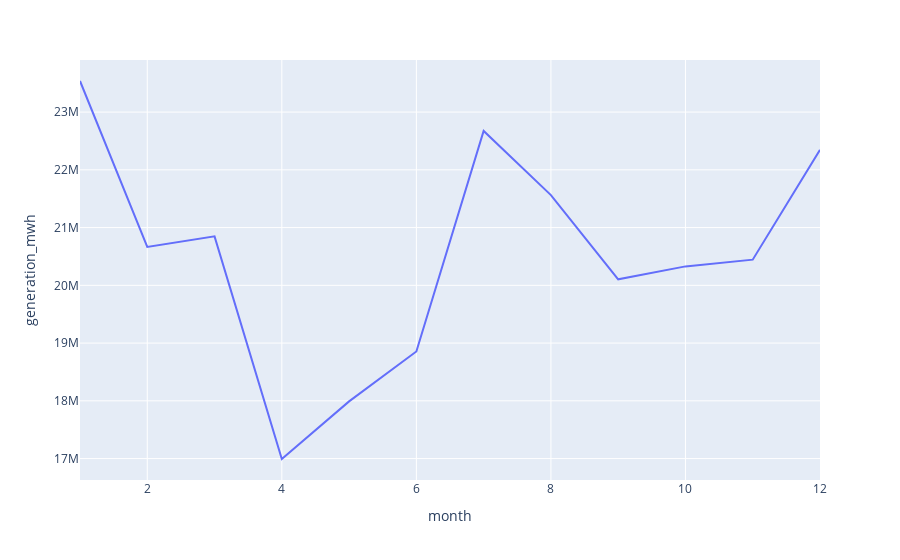

Source (notebook cell):
### Code cell
px.line(data_frame = month, x = 'month', y= 'generation_mwh')

### Figure 1 — Plotly figure (JSON) as saved in the notebook; plotly's stock layout.template omitted (floating-point values rounded to 4 significant figures)
{"data": [{"hovertemplate": "month=%{x}<br>generation_mwh=%{y}<extra></extra>", "legendgroup": "", "line": {"color": "#636efa", "dash": "solid"}, "marker": {"symbol": "circle"}, "mode": "lines", "name": "", "orientation": "v", "showlegend": false, "type": "scatter", "x": [1, 2, 3, 4, 5, 6, 7, 8, 9, 10, 11, 12], "xaxis": "x", "y": [23540000.0, 20670000.0, 20848132, 16990000.0, 17990000.0, 18850000.0, 22670000.0, 21561721, 20104144, 20330000.0, 20440000.0, 22350000.0], "yaxis": "y"}], "layout": {"autosize": true, "legend": {"tracegroupgap": 0}, "margin": {"t": 60}, "xaxis": {"anchor": "y", "autorange": true, "domain": [0, 1], "range": [1, 12], "title": {"text": "month"}, "type": "linear"}, "yaxis": {"anchor": "x", "autorange": true, "domain": [0, 1], "range": [16630000.0, 23900000.0], "title": {"text": "generation_mwh"}, "type": "linear"}}}
